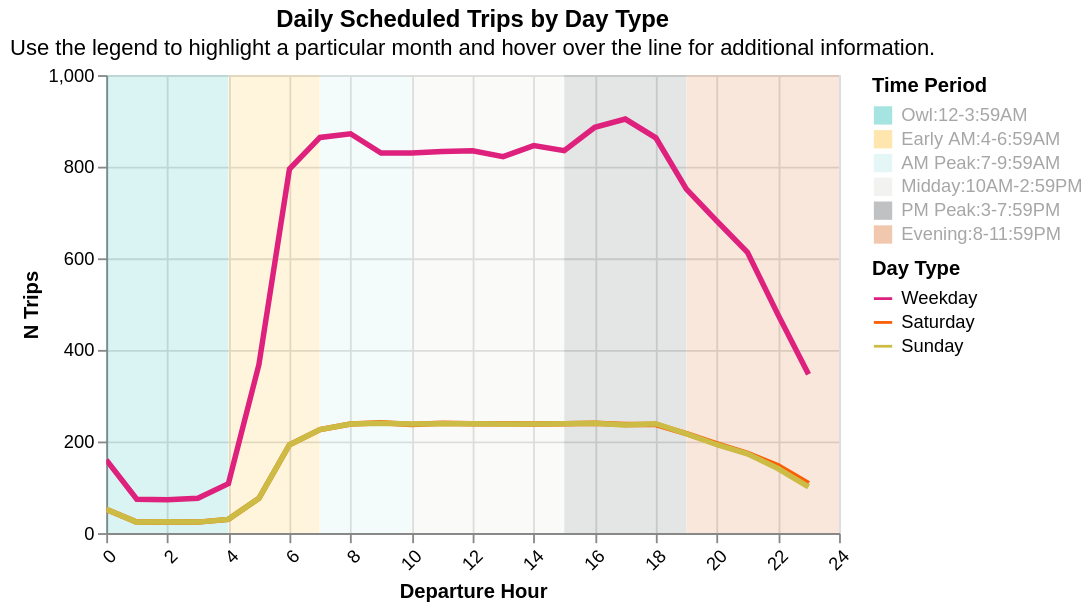

Notebook cell for this chart:
### Code cell
# Adjust title, now that all 3 day types are combined
_portfolio_charts.configure_chart(
    combined_chart,
    width=400,
    height=250,
    title=f"{chart_dict.title}",
    subtitle=chart_dict.subtitle,
)

### Figure 1 — Vega-Lite specification as saved in the notebook (floating-point values rounded to 4 significant figures; data arrays with more than 128 entries replaced by an {"elided": "..."} marker saying what was removed)
{"config": {"view": {"continuousWidth": 300, "continuousHeight": 300}}, "layer": [{"data": {"name": "data-ed3e58c91c1826c4bca955698f66e78a"}, "mark": {"type": "rect", "opacity": 0.15}, "encoding": {"color": {"field": "Time Period", "scale": {"range": ["#00b2a9", "#ffb81c", "#b1e4e3", "#d9d9d6", "#4b4f54", "#d86018"]}, "sort": ["Owl:12-3:59AM", "Early AM:4-6:59AM", "AM Peak:7-9:59AM", "Midday:10AM-2:59PM", "PM Peak:3-7:59PM", "Evening:8-11:59PM"], "type": "nominal"}, "opacity": {"condition": [{"param": "param_fd65126add1e2165", "value": 0.45}], "value": 0.15}, "x": {"field": "start", "type": "quantitative"}, "x2": {"field": "stop"}}, "name": "view_46d18f5ccfb4263e_0"}, {"data": {"name": "data-e1ca121b295d1e65b6b8a6ae58dcc5de"}, "mark": {"type": "line", "size": 3}, "encoding": {"color": {"field": "Day Type", "scale": {"domain": ["Weekday", "Saturday", "Sunday"], "range": ["#dd217d", "#fc5c04", "#ccbb44"]}, "type": "nominal"}, "opacity": {"condition": [{"param": "param_cf57a8695696316d", "value": 1}], "value": 0.1}, "tooltip": [{"field": "Analysis Name", "type": "nominal"}, {"field": "Date", "type": "nominal"}, {"field": "Day Type", "type": "nominal"}, {"field": "Departure Hour", "type": "quantitative"}, {"field": "N Trips", "type": "quantitative"}], "x": {"axis": {"labelAngle": -45}, "field": "Departure Hour", "title": "Departure Hour", "type": "quantitative"}, "y": {"field": "N Trips", "title": "N Trips", "type": "quantitative"}}, "name": "view_a65ac87e82aac3c3_1", "transform": [{"filter": {"param": "param_81c6f4ff0f96d17c"}}]}], "height": 250, "params": [{"name": "param_fd65126add1e2165", "select": {"type": "point", "fields": ["Time Period"]}, "bind": "legend", "value": "Owl", "views": ["view_46d18f5ccfb4263e_0"]}, {"name": "param_cf57a8695696316d", "select": {"type": "point", "fields": ["Day Type"]}, "bind": "legend", "views": ["view_a65ac87e82aac3c3_1"]}, {"name": "param_81c6f4ff0f96d17c", "select": {"type": "point", "fields": ["Date"]}, "bind": {"input": "select", "options": ["07-2025", "08-2025", "09-2025", "10-2025", "11-2025", "12-2025", "01-2026", "02-2026", "03-2026", "04-2026", "05-2026", "06-2026", "07-2026"], "name": "Dates: "}, "value": "07-2025", "views": ["view_a65ac87e82aac3c3_1"]}, {"name": "param_1e9efca18e7a2868", "select": {"type": "interval", "encodings": ["x", "y"]}, "bind": "scales", "views": ["view_46d18f5ccfb4263e_0"]}], "resolve": {"scale": {"color": "independent"}}, "title": {"text": ["Daily Scheduled Trips by Day Type"], "subtitle": ["Use the legend to highlight a particular month and hover over the line for additional information."]}, "width": 400, "$schema": "https://vega.github.io/schema/vega-lite/v6.4.1.json", "datasets": {"data-ed3e58c91c1826c4bca955698f66e78a": [{"index": 0, "start": 0, "stop": 3.99, "Time Period": "Owl:12-3:59AM"}, {"index": 1, "start": 4, "stop": 6.99, "Time Period": "Early AM:4-6:59AM"}, {"index": 2, "start": 7, "stop": 9.99, "Time Period": "AM Peak:7-9:59AM"}, {"index": 3, "start": 10, "stop": 14.99, "Time Period": "Midday:10AM-2:59PM"}, {"index": 4, "start": 15, "stop": 18.99, "Time Period": "PM Peak:3-7:59PM"}, {"index": 5, "start": 19, "stop": 24.0, "Time Period": "Evening:8-11:59PM"}], "data-e1ca121b295d1e65b6b8a6ae58dcc5de": {"elided": "936 records"}}}
